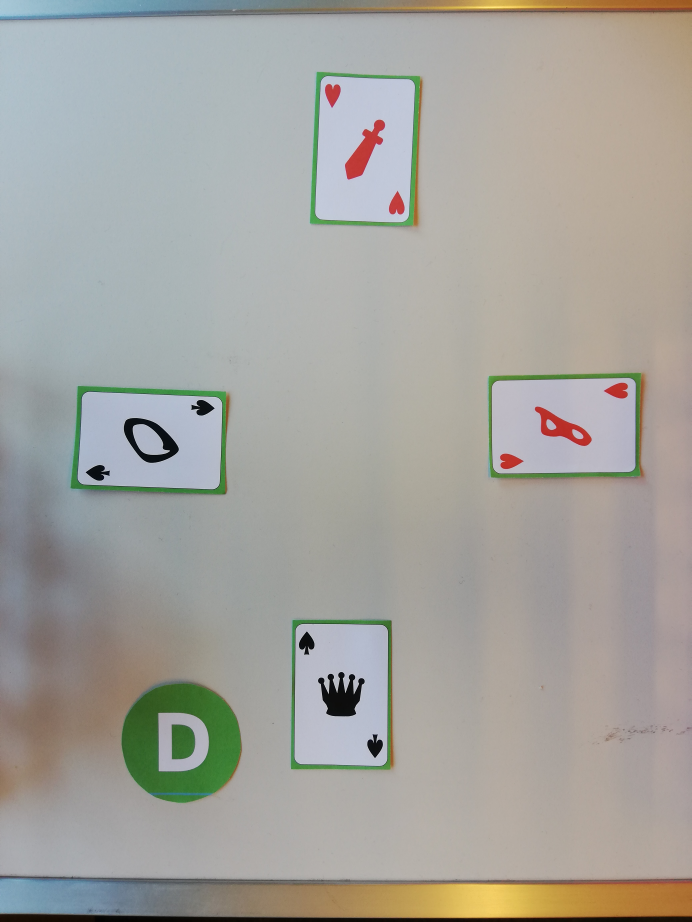
#> input picture Project/train_games/game1/1.jpg, 3456 x 4608 px, found by its file name (shown at 1/5 size); its folder holds only this picture in this run
$ jupyter execute --allow-errors project_adrien.ipynb
#> lines starting #> are read from the running program, lines starting #| are printed output that depends on the picture; after the words box and inside, x2 and y2 are one past the last pixel; in counts of white or black regions, pixels touching at a corner belong together
### Project/functional.py
import numpy as np
import cv2
import matplotlib.pyplot as plt


def contour_finder(img):
    img=normalize(img[100:-300,:,:])
    #img_gray = cv2.cvtColor(img, cv2.COLOR_BGR2GRAY)
    img_gray=img[:,:,2]
    ksize=3
    ##sigma=0.3*((ksize-1)*0.5 - 1) + 0.8
    #filter=wiener_filter(img_gray,kernel=cv2.getGaussianKernel(ksize,sigma),K=10)
    filter = cv2.medianBlur(img_gray,5)
    #filter= cv2.bilateralFilter(img_gray,9,75,75)
    #plt.imshow(filter,cmap='gray')
    #plt.show()
    edges= cv2.Canny(filter,100,200)
    #plt.imshow(edges,cmap='gray')
    #plt.show()
    edges=highpass(edges.copy(),3)
    plt.imshow(edges,cmap='gray')
    plt.show()

    # find the contours from the thresholded image
    contours, _ = cv2.findContours(edges, cv2.RETR_EXTERNAL, cv2.CHAIN_APPROX_SIMPLE )
    contours = sorted(contours, key=cv2.contourArea,reverse=True)

    # draw all contours
    image_cont = cv2.drawContours(img.copy(), contours, -1, (255, 0, 0), 30)


    return img,contours, image_cont

def highpass(img, sigma):
    return img - cv2.GaussianBlur(img, (0,0), sigma)

def find_players(contours,img,game,pic):
    idx=0
    classes=[]
    cards=[]
    for cnt in contours[0:5]:
        idx+=1
        x, y, w, h = cv2.boundingRect(cnt)
        classes=img[y:y + h, x:x + w]
        cards.append(card( x, y, w, h))
        #plt.imshow(classes)
        #plt.show()
        #cv2.imwrite(str(idx) + '.png', classes)

    centers=cards[0].center()
    for crd in cards[1:-1]:
        centers=np.vstack((centers,crd.center()))

    idx_y_min=np.argmin(centers[:,1])
    idx_y_max=np.argmax(centers[:,1])
    idx_x_min=np.argmin(centers[:,0])
    idx_x_max=np.argmax(centers[:,0])

    cards[idx_y_max].player='Player 1'
    cards[idx_y_max].contour=contours[idx_y_max]
    cards[idx_x_max].player='Player 2'
    cards[idx_x_max].contour=contours[idx_x_max]
    cards[idx_y_min].player='Player 3'
    cards[idx_y_min].contour=contours[idx_y_min]
    cards[idx_x_min].player='Player 4'
    cards[idx_x_min].contour=contours[idx_x_min]
    cards[-1].player='Dealer'
    cards[-1].contour=contours[5]
    # [4 lines of commented-out code are left out]

    font = cv2.FONT_HERSHEY_SIMPLEX
    image=img.copy()
    Players=['Player 1', 'Player 2', 'Player 3','Player 4', 'Dealer']
    IDX=[idx_y_max,idx_x_max, idx_y_min, idx_x_min, -1]

    p=0
    for i in IDX:
        if p==0:
            loc_text=(cards[i].center()-[cards[i].w/2,500]).astype(int)
        elif p==1 or p==3 or p==2:
            loc_text=(cards[i].center()+[-cards[i].w/2,cards[i].h]).astype(int)
        elif p==4:
            loc_text=(cards[i].center()-[cards[i].w,400]).astype(int)

        cv2.putText(image,Players[p],tuple(loc_text), font, 5,(0,0,0),20)
        p+=1
        cv2.rectangle(image, (cards[i].x, cards[i].y),(cards[i].x+cards[i].w,cards[i].y+cards[i].h), (255,0,0), 50)

    plt.imshow(image)
    plt.title('Game{0} Pic {1}'.format(game,pic))
    plt.show()

    return cards


def normalize(arr):
    """
    Linear normalization
    http://en.wikipedia.org/wiki/Normalization_%28image_processing%29
    """
    arr = arr.astype('float')

    for i in range(3):
        minval = arr[...,i].min()
        maxval = arr[...,i].max()
        if minval != maxval:
            arr[...,i] -= minval
            arr[...,i] *= (255.0/(maxval-minval))
    return arr.astype('uint8')

# [9 lines left out: function wiener_filter, not called in this run]

class card:
    def __init__(self,x,y,w,h):
        self.x=x
        self.y=y
        self.w=w
        self.h=h
        self.player=None
        self.contour=None
        self.main_colour = None

    def center(self)-> np.array:
        center=np.array([self.x + self.w/2,self.y + self.h/2])
        return center

    def set_player(self,player:str):
        self.player=player


### LAB1/labs/project_adrien.ipynb
# [IAPR][iapr]: Project

**Group ID:** xx

**Author 1 (sciper):** Student Name 1 (xxxxx)
**Author 2 (sciper):** Student Name 2 (xxxxx)
**Author 3 (sciper):** Student Name 3 (xxxxx)

**Release date:** 07.05.2021
**Due date:** 03.06.2021 (23h59)

## Important notes

The lab assignments are designed to teach practical implementation of the topics presented during class as well as preparation for the final project, which is a practical project which ties together the topics of the course.

As such, in the lab assignments/final project, unless otherwise specified, you may, if you choose, use external functions from image processing/ML libraries like opencv and sklearn as long as there is sufficient explanation in the lab report. For example, you do not need to implement your own edge detector, etc.

**! Before handling back the notebook !** rerun the notebook from scratch `Kernel` > `Restart & Run All`

[iapr]: https://github.com/LTS5/iapr

---
## 0. Introduction

An anonymous researcher that we will name Lann Yecun is convinced that the MNIST dataset still has great potential. He decides to create a playing card game based on MNIST digits and different figures. The game uses a standard 52 card deck which is composed of four French suits/colours: clubs (&#9827;), diamonds (&#9830;), hearts (&#9829;) and spades (&#9824;). Each suit includes 10 digit cards (from 0 to 9) and 3 figures (Jack-J, Queen-Q, and King-K). Here is an example of the 13 spade cards with their name.

We can find the same arrangement of cards for the clubs, diamonds, and hearts.

## 1. Rules

### 1.1 Standard

The rules are based on the simple battle card game. The goal of the game is to win as many points as possible. Each turn, the 4 players play a card in front of them. As displayed in the example below. The rules are the following:

- The cards are ranked in the following order : **0 < 1 < 2 < 3 < 4 < 5 < 6 < 7 < 8 < 9 < J < Q < K**.
- The player with the highest-ranked card wins the round and obtains **1 point**.
- If the highest-ranked card is the same for multiple players we call it a draw and all winners get **1 points**.
- In this configuration, we **do not** take into account the suits. The game only rely on the card ranks.
- The game lasts 13 rounds. After the last round, the winner is the player that has the largest number of points.
- In the example below Player 1 wins the round with his Queen ( 0 < 8 < J < **Q**).

If two or more players have the same number of points they share the victory.

### 1.2 Advanced

The advanced rules take into account the suits.

- At the beginning of **each round** a random player is designated as the **dealer**. The dealer places a green token with the letter *D* next to him (player 1 in the example below).
- Only the cards that belong to the same suit as the one of the dealer are considered valid. In the example below, only Player 4 is competing with Player 1 as spade was selected by the dealer (e.i., Player 1). Player 2 and 3 are out for this round. Player 1 wins the round and **1 point** with the Queen ( 0&#9824; < **Q&#9824;**).
- There cannot be any draw between the players as they are not any card duplicates.
- We use the same system as the standard method to count the points.

### 1.3 Notes

- The orientation of the card is linked to the position of the player around the table. For instance, to read the card of the 3rd player you will have to rotate it by 180°.
- The **digits** always **face** the players around the table. The figures can have random orientations.
- Player 1 **always** seats south of the table. The players are **always** ordered counter-clockwise as in the example.
- The dealers can change between the rounds and games.
- Some cards **might** apear multiple times per game.
- Pictures are always taken from rougthly the same altitude.
- The digits from the training set **would not** be the same as the one of the testing set.

---
## 2. Data

You will be given the images of 7 games that were played ([download link](https://drive.google.com/drive/folders/1fEy27wnJsUJPRsEEomzoAtP56s-7HFtk?usp=sharing)). The data are composed of:
   - 7 folder named after the games (game1 to game7).
   - Each game includes 13 ordered images (1st to 13th round).
   - Each game includes a csv file with the ground truth of the game. The first row list the players (P1 to P4) as well as the dealer (D). The following rows represent the rounds (1 to 13). We represent the card played with 2 character as $AB$ where $A \in [0-9, J, Q, K]$ is the rank of the card and $B \in [C, D, H, S]$ is the suit. For example, QS means "(Q)ueen of (S)pade" and 0D means "(0) of (D)iamond". The dealer is represented by the ID of the player (e.g. P1 -> 1).

You are free to use external datasets such as the original MNIST train set that you used in lab 3.

---
## 3. Your Tasks

Your task is to ready yourself for the final evaluation. The day of the exam we will give you a new folder with a new game. ! The digits on the cards **differ** from the one of the traning set. When given a new data folder with 13 images your should be able to:

**Task 0**
   - Plot an overlay for each round image that shows your detections and classification. You can for example plot bounding boxes around the cards/dealer token and add a text overlay with the name of the classes.

**Task 1**
   - (a) Predict the **rank** of the card played by each player at each round (Standard rules).
   - (b) Predict the **number of points** of each player according to **Standard** rules

**Task 2**
   - (a) Detect which player is the selected **dealer** for each round.
   - (b) Predict the **rank** and the **suit** of the card played by each player at each round (Advanced rules).
   - (c) Predict the **number of points** of each player according to **Advanced** rules

---

**Before the exam (until 03.06.21 at 23h59)**
   - Create a zipped folder named **group_xx.zip** that you uplaod on moodel (xx being your group number).
   - Include a **runnable** code (Jupyter Notebook and external files) and your presentation in the zip folder.

**The day of the exam (04.06.21)**
   - You will be given a **new folder** with 13 images (rounds) and but **no ground truth** (csv file).
   - We will ask you to run your pipeline in **realtime** and to send us your prediction of task 1 and 2 that you obtain with the function **print_results**.
   - On our side we will compute the perfomance of your classification algorithm.
   - To evaluate your method we will use the **evaluate_game** function presented below. To understant how the provided functions work please read the documentation of the functions in **utils.py**.
   - **Please make sure your function returns the proper data format to avoid points penalty the day of the exam**.

[cell 1]
import matplotlib.pyplot as plt
import matplotlib.image as mpimg
import numpy as np
import cv2
from functional import *

for game in range(1,2):
    for i in range(1,2):
        img=cv2.imread("train_games/game{0}/{1}.jpg".format(game,i))
#> img is the input picture: shape (4608, 3456, 3); mean B, G, R 157.5, 163.2, 164.5
        img,contours, image_cont=contour_finder(img)
#> the loop in normalize, `for i in range(3):` made 3 passes
#> maxval on passes 1 to 3: 255, 253, 255
#> in contour_finder, `edges= cv2.Canny(filter,100,200)`:
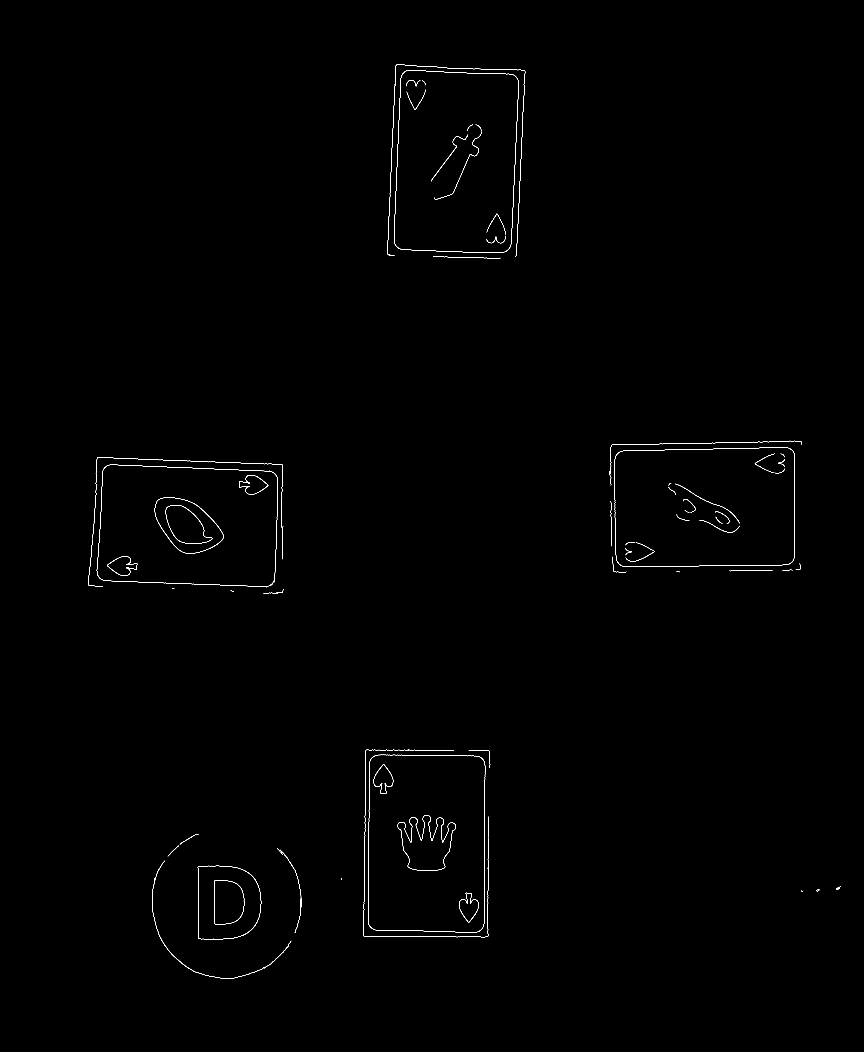
#> edges: shape (4208, 3456) (shown at 1/4 size); 0.2% white in thin lines or dots, all inside (x1, y1, x2, y2) = (352, 259, 3364, 3914)
#> in contour_finder, `contours, _ = cv2.findContours(edges, cv2.RETR_EXTERNAL, cv2.CHAIN_APP..`: contours = 20 contours; largest, box (x1, y1, x2, y2) and area: (1542, 251, 2109, 1033) 388464, (1446, 2990, 1962, 3757) 379554, (2430, 1756, 3214, 2297) 372357, (345, 1821, 1140, 2357) 371957, (784, 3455, 1053, 3766) 73459
        cards = find_players(contours,img,game,i)
#> the loop in find_players, `for cnt in contours[0:5]:` made 5 passes
#> (x, y, w, h) on passes 1 to 4: (1542, 251, 567, 782), (1446, 2990, 516, 767), (2430, 1756, 784, 541), (345, 1821, 795, 536)
#> after the loop in find_players, `for cnt in contours[0:5]:`: cards = 5 items; idx = 5
#> in center, `center=np.array([self.x + self.w/2,self.y + self.h/2])`: center = [1825.5, 642]
#> the loop in find_players, `for crd in cards[1:-1]:` made 3 passes
#> centers on passes 1 to 2: [[1825.5, 642], [1704, 3373.5]], [[1825.5, 642], [1704, 3373.5], [2822, 2026.5]]
#> in find_players, `idx_y_min=np.argmin(centers[:,1])`: idx_y_min = 0
#> in find_players, `idx_y_max=np.argmax(centers[:,1])`: idx_y_max = 1
#> in find_players, `idx_x_min=np.argmin(centers[:,0])`: idx_x_min = 3
#> in find_players, `idx_x_max=np.argmax(centers[:,0])`: idx_x_max = 2
#> in find_players, `IDX=[idx_y_max,idx_x_max, idx_y_min, idx_x_min, -1]`: IDX = [1, 2, 0, 3, -1]
#> the loop in find_players, `for i in IDX:` made 5 passes
#> (i, loc_text) on passes 3, 5: (0, [1542, 1424]), (-1, [649, 3210])
#> after the loop in find_players, `for i in IDX:`:
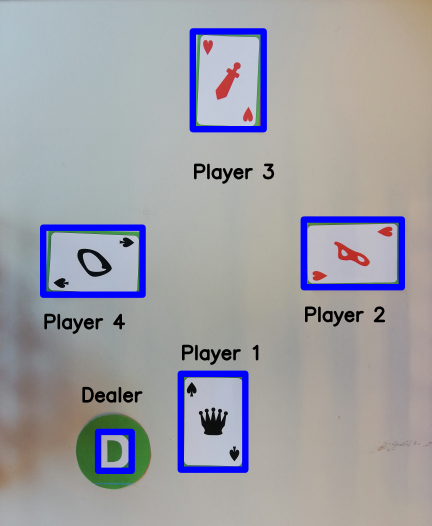
#> image: shape (4208, 3456, 3) (shown at 1/8 size); mean of channels 0, 1, 2 164.9, 158.7, 158.7; drawn as B, G, R
#> after the loop in find_players, `for i in IDX:`: p = 5
#> cards = 5 items
# show the image with the drawn contours
#plt.imshow(image_cont)
#plt.show()

[cell 2]
cropped_cards_rgb = []
for card in cards :
    if card.player == 'Dealer' :
        break
    cropped = img[card.y:card.y+card.h, card.x:card.x+card.w]
    if card.player == 'Player 2' :
        cropped = cv2.rotate(cropped,cv2.ROTATE_90_CLOCKWISE)
    if card.player == 'Player 4' :
        cropped = cv2.rotate(cropped,cv2.ROTATE_90_COUNTERCLOCKWISE)
    cropped_cards_rgb.append(cv2.cvtColor(cropped, cv2.COLOR_BGR2RGB))
#> this loop made 5 passes
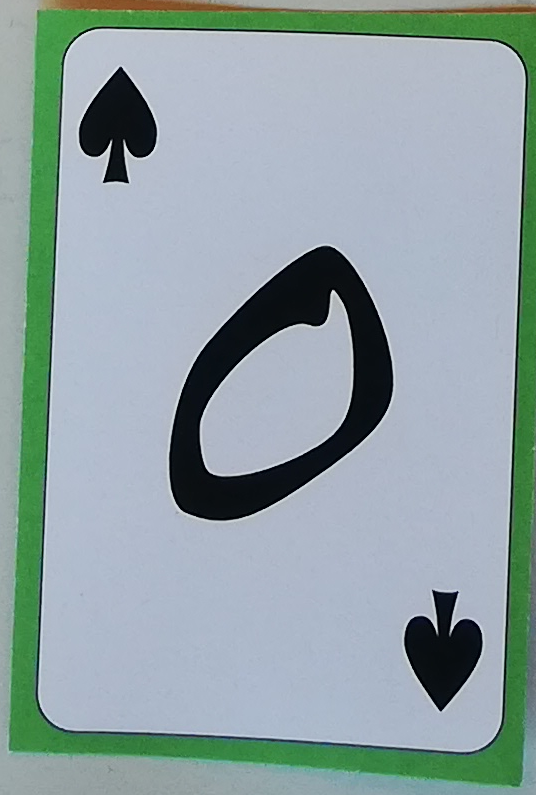
#> cropped: shape (795, 536, 3); mean of channels 0, 1, 2 163.7, 161.6, 144.1; drawn as B, G, R
#> after the loop, cropped_cards_rgb = 4 items

cropped_cards_rgb=np.array(cropped_cards_rgb,dtype=object)

plt.imshow(cropped_cards_rgb[2])

[cell 3]
import cv2
from collections import Counter
from skimage import measure
from skimage.color import rgb2lab, deltaE_cie76,rgb2gray
from sklearn.cluster import KMeans
import itertools
from PIL import Image
import scipy as sc

def normalize(arr):
    """
    Linear normalization
    http://en.wikipedia.org/wiki/Normalization_%28image_processing%29
    """
    arr = arr.astype('float')

    for i in range(3):
        minval = arr[...,i].min()
        maxval = arr[...,i].max()
        if minval != maxval:
            arr[...,i] -= minval
            arr[...,i] *= (255.0/(maxval-minval))
    return arr

def RGB2HEX(color):
    return "#{:02x}{:02x}{:02x}".format(int(color[0]), int(color[1]), int(color[2]))

def get_colors(image, number_of_colors, show_chart):
    modified_image = image
    modified_image = modified_image.reshape(modified_image.shape[0]*modified_image.shape[1], 3)

    clf = KMeans(n_clusters = number_of_colors)
    labels = clf.fit_predict(modified_image)

    counts = Counter(labels)
    # sort to ensure correct color percentage
    counts = dict(sorted(counts.items()))

    center_colors = clf.cluster_centers_
    # We get ordered colors by iterating through the keys
    ordered_colors = [center_colors[i] for i in counts.keys()]
    hex_colors = [RGB2HEX(ordered_colors[i]) for i in counts.keys()]
    rgb_colors = [ordered_colors[i] for i in counts.keys()]
    if (show_chart):
        plt.figure(figsize = (8, 6))
        plt.pie(counts.values(), labels = hex_colors, colors = hex_colors)
    return rgb_colors,counts

def assign_color(image) :

    arr=np.array(image)
    image = np.array(Image.fromarray(normalize(arr).astype('uint8'),'RGB'))  #Normalize it
    num_colors=3 #Number of colors to be found in the image

    rgb,pixels=get_colors(image, num_colors, True)
    green=np.array([0, 255, 0])
    red=np.array([255,0,0])
    black=np.array([0, 0, 0])


    colpix=np.array(list(pixels.copy().items()))
    idx=np.argmax(colpix[:,1])
    pixels.pop(idx)
    nb_colors=2
    colours=["" for x in range(nb_colors)]
    count=0

    for i in list(pixels):
        test_red=np.linalg.norm(rgb[i]-red)
        test_green=np.linalg.norm(rgb[i]-green)
        test_black=np.linalg.norm(rgb[i]-black)
        if test_red<test_green and  test_red < test_black :
            colours[count]= "red"
        elif test_green<test_red and test_green<test_black:
            colours[count]="green"
        elif test_black<test_red and test_black<test_green:
            colours[count]="black"
        else:
            colours[count]="unknown"
        count+=1

    return colours


for i,card in  enumerate(cropped_cards_rgb) :
    image = card #Choose which image to take
    colours = assign_color(image)
    print(colours)
    if 'red' in colours :
        cards[i].main_colour = 'red'
    else :
        cards[i].main_colour = 'black'
#> this loop made 4 passes
#> (colpix in assign_color, idx in assign_color, colours) on passes 1 to 2: ([[0, 339754], [1, 43630], [2, 60010]], 0, ['red', 'green']), ([[0, 50026], [1, 302194], [2, 43552]], 1, ['black', 'black'])
#> (printed output is left out)
#> pass 1, in normalize, `arr = arr.astype('float')`:
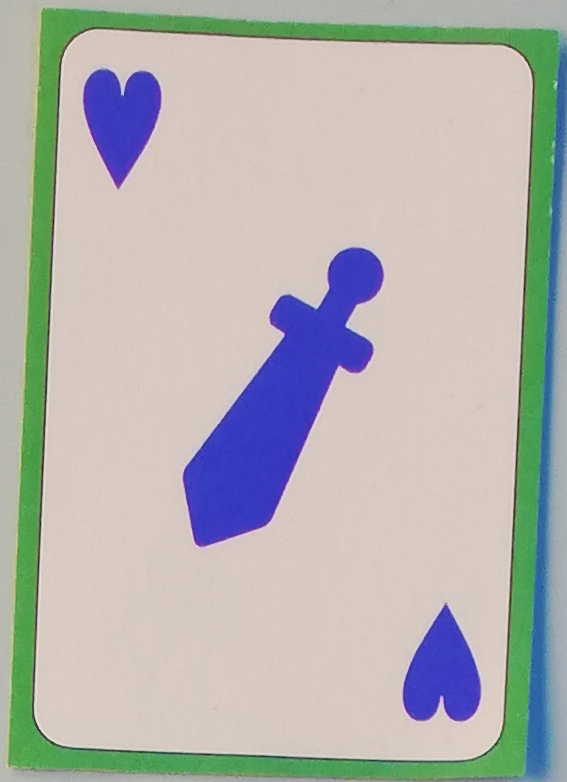
#> arr: shape (782, 567, 3) float64; mean of channels 0, 1, 2 176.1, 178.7, 179; drawn as B, G, R

[cell 4]
from skimage import measure
from skimage.color import rgb2gray, gray2rgb
from skimage.draw import polygon

def select_inside_card(crop) :
    gray_crop = rgb2gray(crop)
    #contours image
    level = 0.7
    contours_card=measure.find_contours(gray_crop,level) #get contours detection
    outside_contours = max(contours_card, key=len) # the outter contours contours is the longest
    #create a mask to extract brain pixels within contours
    mask = np.zeros(gray_crop.shape)
    rr, cc = polygon(outside_contours[:, 0], outside_contours[:, 1], mask.shape)
    mask[rr, cc] = 1
    mask = np.logical_not(mask) #keep the mask's original values
    cropped_masked = np.ma.array(gray_crop.copy(), mask=mask).filled()
    cropped_masked = (gray2rgb(cropped_masked)*255).astype(np.uint8)
    return cropped_masked


cropped_cards_gray = []
for card in cropped_cards_rgb :
    cropped_cards_gray.append(select_inside_card(card))
#> this loop made 4 passes
#> contours_card in select_inside_card on passes 2 to 4: 174 point arrays, longest 2401 points, 252 point arrays, longest 2897 points, 669 point arrays, longest 2431 points
#> pass 2, in select_inside_card (call 2), `gray_crop = rgb2gray(crop)`:
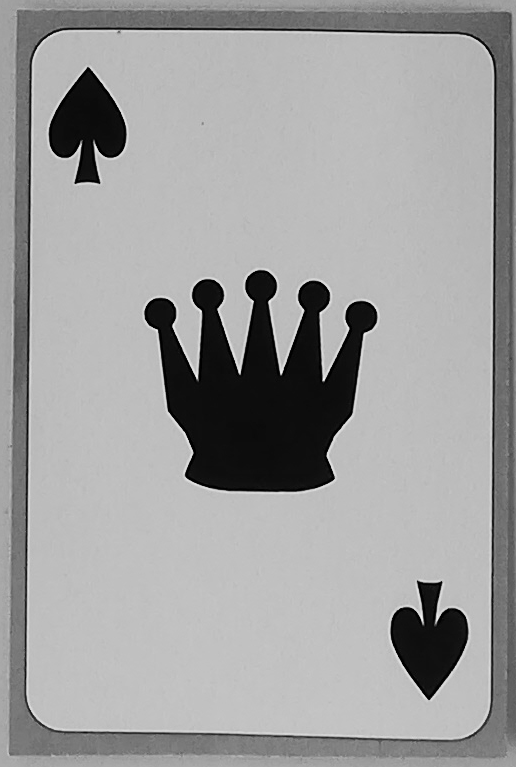
#> gray_crop: shape (767, 516) float64; min 0, max 0.998, mean 0.625
#> after the loop, cropped_cards_gray = 4 items
cropped_cards_gray=np.array(cropped_cards_gray,dtype=object)


plt.imshow(cropped_cards_gray[0])
